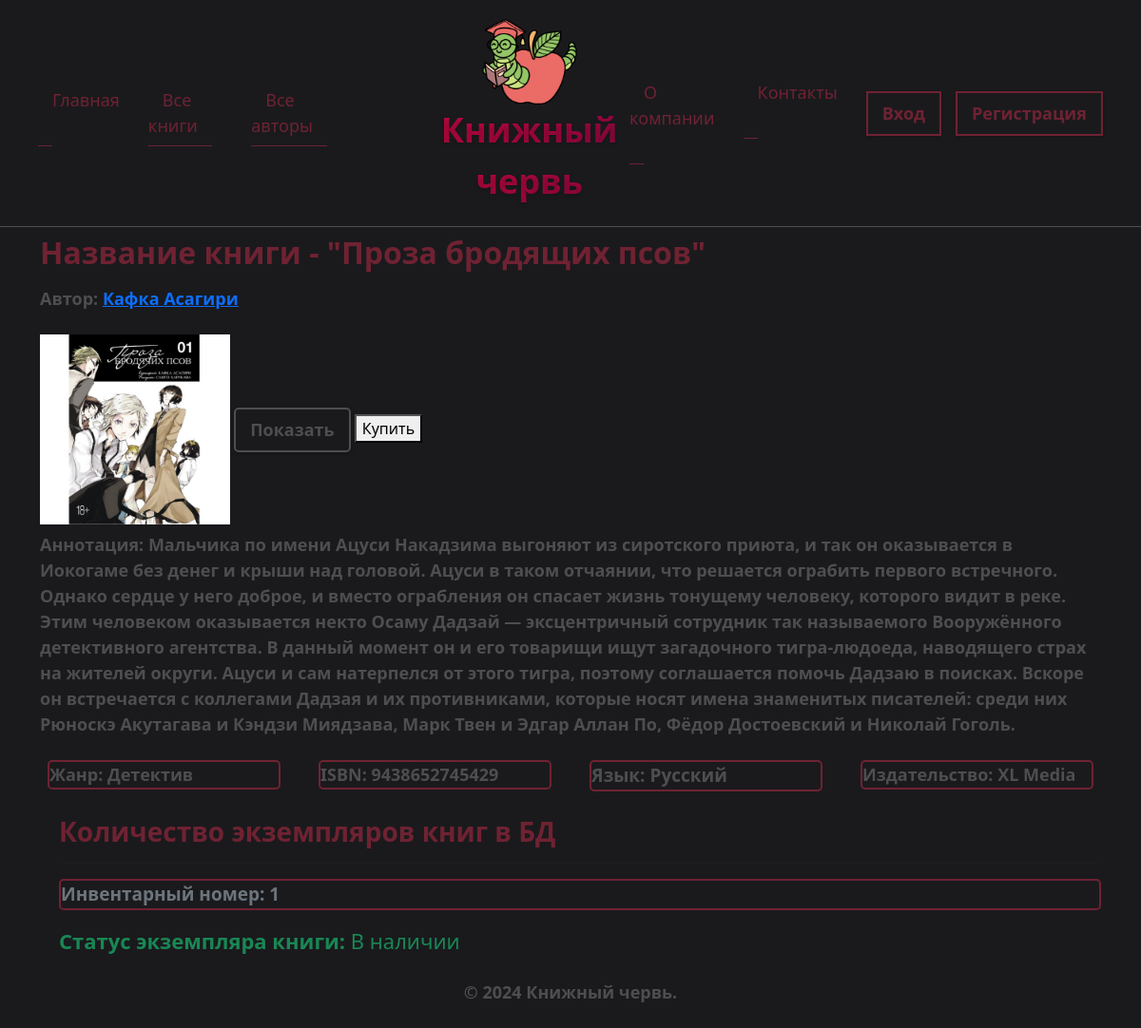
Page /books/1/ on the committed database.
### catalog/models.py (models this page shows, shortened)
class Book(models.Model):
    title = models.CharField(max_length=200, help_text="Введите название книги", verbose_name="Название книги")
    genre = models.ForeignKey('Genre', on_delete=models.CASCADE, help_text=" Выберите жанр для книги", verbose_name="Жанр книги", null=True)
    language = models.ForeignKey('Language', on_delete=models.CASCADE, help_text="Выберите язык книги", verbose_name="Язык книги", null=True)
    publisher = models.ForeignKey('Publisher', on_delete=models.CASCADE, help_text="Выберите издательство", verbose_name="Издательство", null=True)
    year = models.CharField(max_length=4, help_text="Введите год издания", verbose_name="Год издания")
    author = models.ManyToManyField('Author', help_text="Выберите автора (авторов) книги", verbose_name="Автор (авторы) книги")
    summary = models.TextField(max_length=1000, help_text="Введите краткое описание книги", verbose_name="Аннотация книги")
    isbn = models.CharField(max_length=13, help_text="Должно содержать 13 символов", verbose_name="ISBN книги")
    photo = models.ImageField(upload_to='images', help_text="Введите изображение обложки", verbose_name="Изображение обложки")

class Author(models.Model):
    first_name = models.CharField(max_length=100, help_text="Введите имя автора", verbose_name="Имя автора")
    last_name = models.CharField(max_length=100, help_text="Введите фамилию автора", verbose_name="Фамилия автора")
    date_of_birth = models.DateField(help_text="Введите дату рождения", verbose_name="Дата рождения", null=True, blank=True)
    about = models.TextField(help_text="Введите сведения об авторе", verbose_name="Сведения об авторе")
    photo = models.ImageField(upload_to='images', help_text="Введите фото автора", verbose_name="Фото автора", null=True, blank=True)

class Genre(models.Model):
    name = models.CharField(max_length=200, help_text=" Введите жанр книги", verbose_name="Жанр книги")
    def __str__(self):
        return self.name

class Language(models.Model):
    name = models.CharField(max_length=20, help_text=" Введите язык книги", verbose_name="Язык книги")
    def __str__(self):
        return self.name

class Publisher(models.Model):
    name = models.CharField(max_length=20, help_text=" Введите наименование издательства", verbose_name="Издательство")
    def __str__(self):
        return self.name

class BookInstance(models.Model):
    book = models.ForeignKey('Book', on_delete=models.CASCADE, null=True)
    inv_nom = models.CharField(max_length=20, null=True, help_text="Введите инвентарный номер экземпляра", verbose_name="Инвентарный номер")
    status = models.ForeignKey('Status', on_delete=models.CASCADE, null=True, help_text='Изменить состояние экземпляра', verbose_name="Статус экземпляра книги")
    due_back = models.DateField(null=True, blank=True, help_text="Введите конец срока статуса", verbose_name="Дата окончания статуса")
    borrower = models.ForeignKey(User, on_delete=models.SET_NULL,null=True, blank=True,verbose_name="Заказчик",help_text='Выберите заказчика книги')
    class Meta:
        ordering = ["due_back"]

class Status(models.Model):
    name = models.CharField(max_length=20, help_text="Введите статус экземпляра книги", verbose_name="Статус экземпляра книги")
    def __str__(self):
        return self.name

### catalog/views.py (the view)
# urls.py: path('books/<int:pk>/', views.BookDetailView.as_view(), name='book-detail'),
class BookDetailView(DetailView):
    model = Book
    context_object_name = 'book'

### catalog/templates/catalog/book_detail.html (shortened to what this page needs)
{% extends "catalog/base.html" %}
{% block content %}
<div class="container text-start">
<div class="row my-2">
<h1 style="color: #6f2232; font-size: 32px; font-weight: bold;">Название книги - "{{ book.title }}"</h1>
</div>
<div class="row my-2">
<p style="color: #4e4e50; font-size: 18px; font-weight: bold;"><strong>Автор:</strong>
{% for author in book.author.all %}
<a href="/authors/{{ author.id }}">
    {{ author.first_name }} {{author.last_name}}</a>
{% endfor %}
</div>
<img src="{{ book.photo.url }}" alt="connect"
style="max-height:200px">
<a href="{{ book.photo.url}}"
class="btn"
target="_blank" style="text-decoration: none; color: #4e4e50; font-size: 18px; font-weight: bold; padding: 8px 15px; border: 2px solid #4e4e50; border-radius: 5px; box-shadow: 0 2px 4px rgba(0, 0, 0, 0.2); transition: all 0.3s ease;"> Показать</a>
<button class="add-to-cart" data-id="{{ book.id }}">Купить</button>
<div class="row my-2">
<p style="color: #4e4e50; font-size: 18px; font-weight: bold;"><strong>Аннотация:</strong> {{ book.summary }}</p>
</div>
<div class="row my-2">
<div class="col mx-2 text-white">
<p style="color: #4e4e50; border: 2px solid #6f2232; border-radius: 5px; font-size: 18px; font-weight: bold;"><strong>Жанр:</strong> {{ book.genre }}</p>
</div>
<div class="col mx-2 text-white">
<p style="color: #4e4e50; border: 2px solid #6f2232; border-radius: 5px; font-size: 18px; font-weight: bold;"><strong>ISBN:</strong> {{ book.isbn }}</p>
</div>
<div class="col mx-2 text-white">
<p style="color: #4e4e50; border: 2px solid #6f2232; border-radius: 5px; font-size: 19px; font-weight: bold;"><strong>Язык:</strong> {{ book.language }}</p>
</div>
<div class="col mx-2 text-white">
<p style="color: #4e4e50; border: 2px solid #6f2232; border-radius: 5px; font-size: 18px; font-weight: bold;"><strong>Издательство:</strong> {{book.publisher}}</p>
</div>
</div>
<div style="margin-left:20px; margin-top:10px">
<h4 style="color: #6f2232; font-size: 28px; font-weight: bold;">Количество экземпляров книг в БД</h4>
{% for copy in book.bookinstance_set.all %}
<hr>
<p class="text-muted" style="color: #4e4e50; border: 2px solid #6f2232; border-radius: 5px; font-size: 19px; font-weight: bold;">
<strong>Инвентарный номер:</strong> {{copy.id}}</p>
<p class="text-success" style="font-size: 22px;">
<strong>Статус экземпляра книги:</strong> {{copy.status}}</p>
{% endfor %}
</div>
</div>
{% endblock %}

### rows in the picture
Book: title "Проза бродящих псов", photo (picture), summary "Мальчика по имени Ацуси Накадзима выгоняют из сиротского приюта, и так он оказывается в Иокогаме без денег и крыши над головой. Ацуси в таком отчаянии, что решается ограбить первого встречного. Однако сердце у него доброе, и вместо ограбления он спасает жизнь тонущему человеку, которого видит в реке. Этим человеком оказывается некто Осаму Дадзай — эксцентричный сотрудник так называемого Вооружённого детективного агентства. В данный момент он и его товарищи ищут загадочного тигра-людоеда, наводящего страх на жителей округи. Ацуси и сам натерпелся от этого тигра, поэтому соглашается помочь Дадзаю в поисках. Вскоре он встречается с коллегами Дадзая и их противниками, которые носят имена…", genre "Детектив", isbn "9438652745429", language "Русский", publisher "XL Media"
Author: first_name "Кафка", last_name "Асагири"
BookInstance: id "1", status "В наличии"
